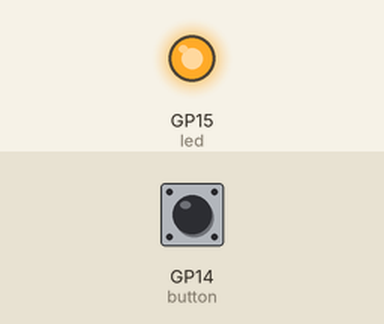
This program was run on a simulated Raspberry Pi Pico running MicroPython. Parts: output pins drawn as LEDs (lit = HIGH). The inputs (shaded band) are chosen by the test bench; at power-on: GP14 (button) LOW. Random numbers come from a fixed seed.

Above: at 0.1 s.
At 11.4 s:
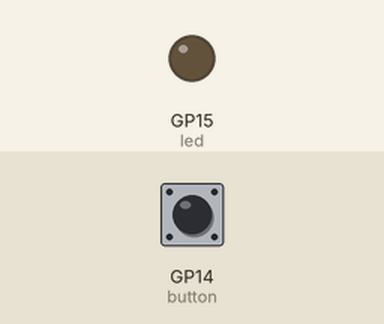
Timing chart, 0 to 12.9 s (numbered marks = the images above):
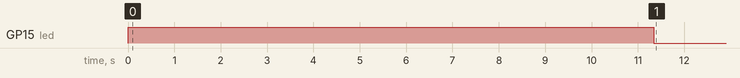

The program:

09_reaction_game.py
```python
'''
CHALLENGE: CUSTOMISATION
# ./imgs/06_breadboard.png

1. Can you tweak your game so that the LED stays lit for a longer time?
2. What about staying lit for a shorter time?
3. Can you personalise the message that prints to the Shell area,
and add a second message congratulating the player?
'''

import machine
import utime
import urandom

pressed = False
led = machine.Pin(15, machine.Pin.OUT)
button = machine.Pin(14, machine.Pin.IN, machine.Pin.PULL_DOWN)


def button_handler(pin):
    global pressed
    if not pressed:
        pressed = True
        timer_reaction = utime.ticks_diff(utime.ticks_ms(), timer_start)
        print(f"Your reaction time was {timer_reaction} milliseconds!")
        print("That's amazing, congratulations!")  # 3


led.value(1)
utime.sleep(urandom.uniform(10, 20))    # 1
# 2
# utime.sleep(urandom.uniform(1, 5))
led.value(0)
timer_start = utime.ticks_ms()
button.irq(trigger=machine.Pin.IRQ_RISING, handler=button_handler)
```

Measured:
- by itself, GP15 (led): LOW → HIGH at 0.00 s, → LOW 11.3 s later
